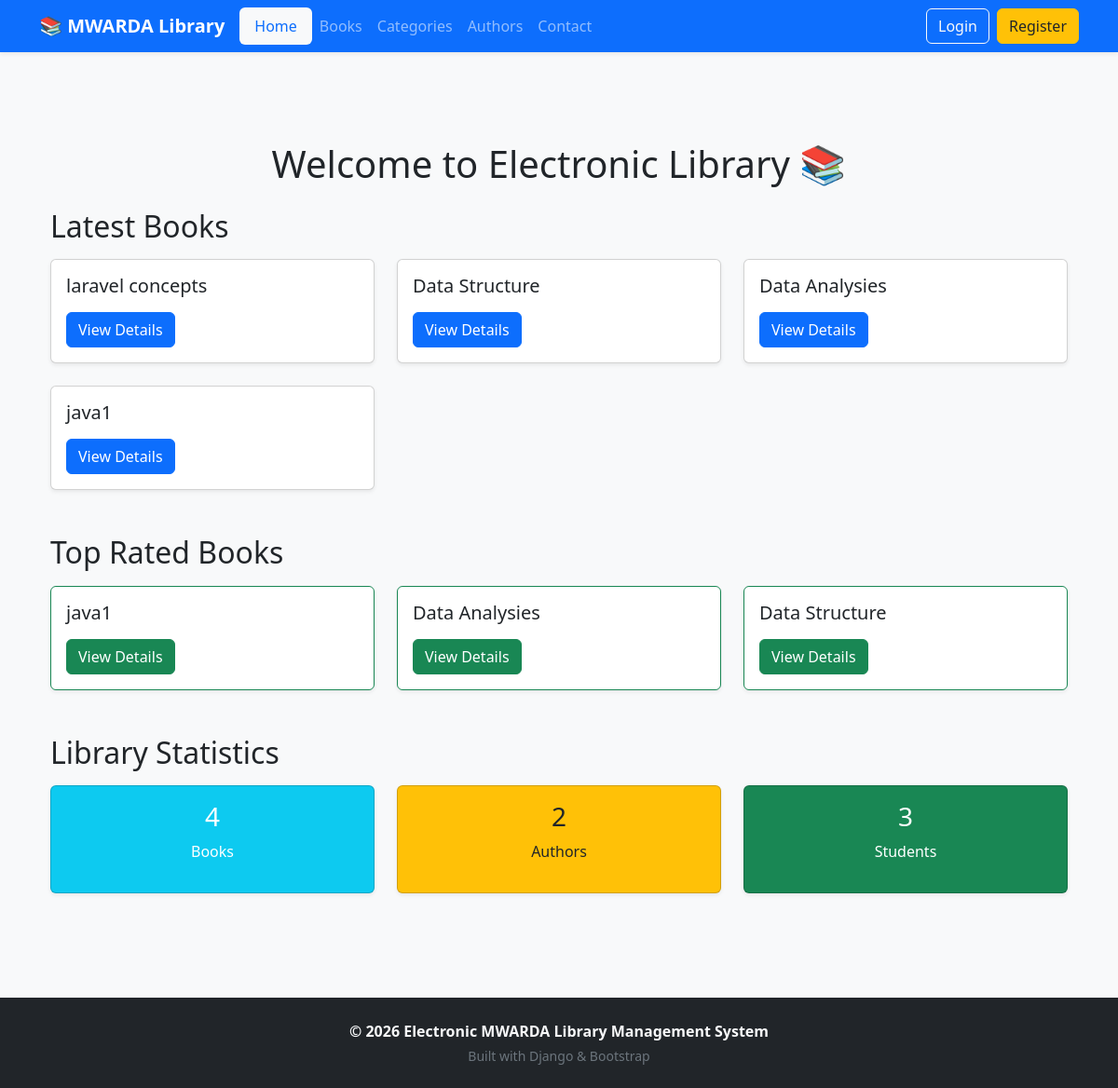
The page / on the database its author committed.
### library/models.py (models this page shows, shortened)
class Book(models.Model):
    title = models.CharField(max_length=200)
    author = models.ForeignKey(Author, on_delete=models.CASCADE)
    category = models.ForeignKey(Category, on_delete=models.CASCADE)
    cover_image = models.ImageField(upload_to='books/')
    pub_year = models.IntegerField()
    pages = models.IntegerField()
    language = models.CharField(max_length=50)
    description = models.TextField()
    total_copies = models.IntegerField(default=1)
    available_copies = models.IntegerField(default=1)

### library/views.py (the view)
# urls.py: path('', views.home, name='home'),
def home(request):
    recent_books = Book.objects.order_by('-id')[:6]
    top_rated = Book.objects.annotate(avg_rating=models.Avg('review__rating')).order_by('-avg_rating')[:3]
    stats = {
        'books': Book.objects.count(),
        'authors': Author.objects.count(),
        'students': User.objects.filter(profile__is_admin=False).count(),
    }
    return render(request, 'library/home.html', {'recent_books': recent_books, 'top_rated': top_rated, 'stats': stats})

### library/templates/library/home.html
{% extends 'library/base.html' %}
{% block content %}
<div class="container my-5">
    <h1 class="text-center mb-4">Welcome to Electronic Library 📚</h1>
    <h2 class="mb-3">Latest Books</h2>
    <div class="row row-cols-1 row-cols-md-3 g-4">
        {% for book in recent_books %}
        <div class="col">
            <div class="card h-100 shadow-sm">
                <div class="card-body">
                    <h5 class="card-title">{{ book.title }}</h5>
                    <a href="{% url 'book_details' book.id %}" class="btn btn-primary mt-2">View Details</a>
                </div>
            </div>
        </div>
        {% empty %}
        <p class="text-muted">No books available</p>
        {% endfor %}
    </div>
    <h2 class="mt-5 mb-3">Top Rated Books</h2>
    <div class="row row-cols-1 row-cols-md-3 g-4">
        {% for book in top_rated %}
        <div class="col">
            <div class="card h-100 border-success shadow-sm">
                <div class="card-body">
                    <h5 class="card-title">{{ book.title }}</h5>
                    <a href="{% url 'book_details' book.id %}" class="btn btn-success mt-2">View Details</a>
                </div>
            </div>
        </div>
        {% empty %}
        <p class="text-muted">No top-rated books available</p>
        {% endfor %}
    </div>
    <h2 class="mt-5 mb-3">Library Statistics</h2>
    <div class="row text-center">
        <div class="col-md-4 mb-3">
            <div class="card bg-info text-white shadow-sm">
                <div class="card-body">
                    <h3>{{ stats.books }}</h3>
                    <p>Books</p>
                </div>
            </div>
        </div>
        <div class="col-md-4 mb-3">
            <div class="card bg-warning text-dark shadow-sm">
                <div class="card-body">
                    <h3>{{ stats.authors }}</h3>
                    <p>Authors</p>
                </div>
            </div>
        </div>
        <div class="col-md-4 mb-3">
            <div class="card bg-success text-white shadow-sm">
                <div class="card-body">
                    <h3>{{ stats.students }}</h3>
                    <p>Students</p>
                </div>
            </div>
        </div>
    </div>
</div>
{% endblock %}

### rows shown on the page
Book: title "laravel concepts"
Book: title "Data Structure"
Book: title "Data Analysies"
Book: title "java1"

### other values the page prints
{{ stats.books }} "4"
{{ stats.authors }} "2"
{{ stats.students }} "3"
